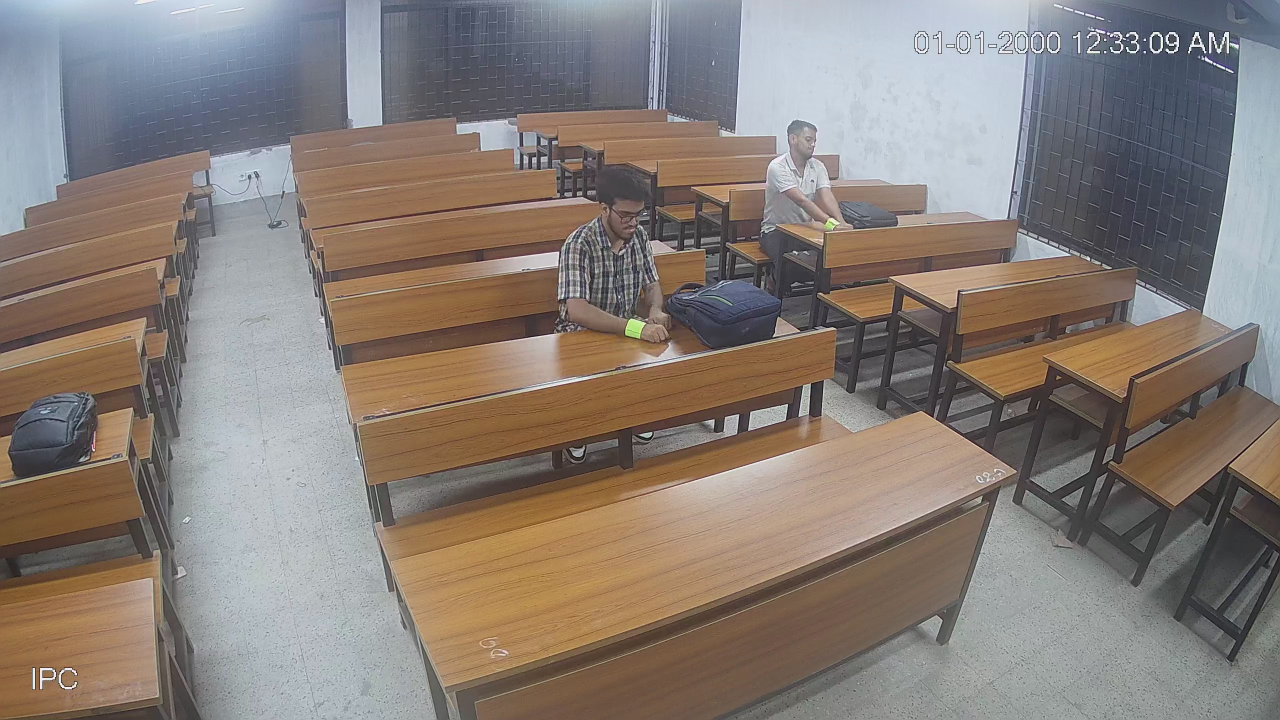
#> input picture frame 40 of data/working_1.mp4, 2560 x 1440 px (shown at 1/2 size)
$ python step_04.py
#> lines starting #> are read from the running program, lines starting #| are printed output that depends on the picture; after the words box and inside, x2 and y2 are one past the last pixel; in counts of white or black regions, pixels touching at a corner belong together
#> further down, frame is the input picture: shape (1440, 2560, 3); mean B, G, R 119.3, 125.6, 135.6
import cv2
import numpy as np
import pandas as pd
import os
from pathlib import Path

# === Configuration ===
video_path = "../data/working_1.mp4"         # Input video file
output_video_path = "../working_1_output_with_badges.mp4"
output_excel_path = "../working_1_badge_positions_tracked.xlsx"
resize_dim = (800, 600)
max_distance = 150
merge_distance = 80  # Distance threshold to merge IDs

# Badge color range (from step_02 calibration) - PERMISSIVE RANGE
lower_badge = np.array([35, 58, 219])
upper_badge = np.array([45, 255, 255])

# === PREPROCESSING STEPS FROM STEP_01 ===
def preprocess_frame(bgr_frame):
    """Apply the same preprocessing as step_01"""
    # Step 2: Convert to LAB
    lab = cv2.cvtColor(bgr_frame, cv2.COLOR_BGR2LAB)
#> lab: shape (600, 800, 3); mean of channels 0, 1, 2 135.2, 131.6, 133.1
    l_channel, a_channel, b_channel = cv2.split(lab)
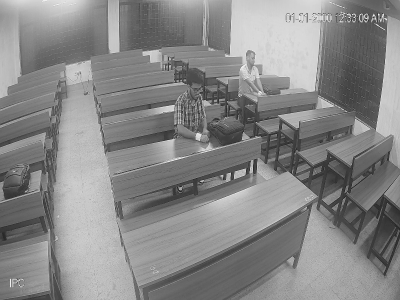
#> l_channel: shape (600, 800) (shown at 1/2 size); min 5, max 252, mean 135.2
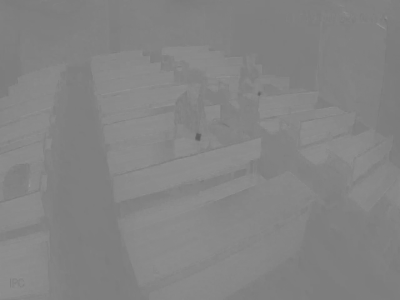
#> a_channel: shape (600, 800) (shown at 1/2 size); min 94, max 157, mean 131.6
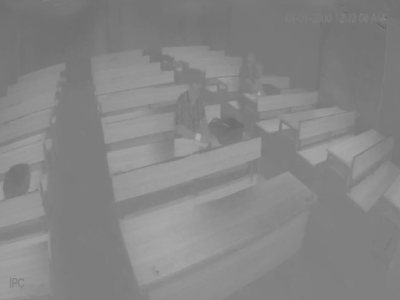
#> b_channel: shape (600, 800) (shown at 1/2 size); min 93, max 175, mean 133.1

    # Step 3: CLAHE on L channel (fix uneven lighting)
    clahe = cv2.createCLAHE(clipLimit=3.0, tileGridSize=(8, 8))
    l_channel = clahe.apply(l_channel)
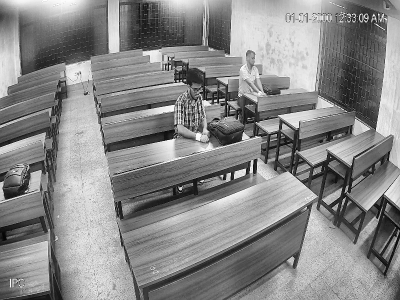
#> l_channel: shape (600, 800) (shown at 1/2 size); min 1, max 255, mean 136.3

    # Step 4: Convert LAB → BGR
    lab_processed = cv2.merge([l_channel, a_channel, b_channel])
#> lab_processed: shape (600, 800, 3); mean of channels 0, 1, 2 136.3, 131.6, 133.1
    bgr_processed = cv2.cvtColor(lab_processed, cv2.COLOR_LAB2BGR)
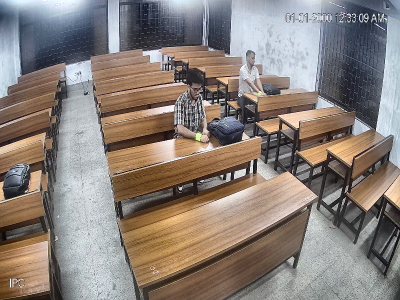
#> bgr_processed: shape (600, 800, 3) (shown at 1/2 size); mean B, G, R 121.4, 127.9, 138

    # Step 5: Apply Gamma Correction (fix dark/bright exposure)
    inv_gamma = 1.0 / 1.2
    table = np.array([((i / 255.0) ** inv_gamma) * 255 for i in np.arange(0, 256)]).astype("uint8")
    bgr_gamma = cv2.LUT(bgr_processed, table)

    # Step 6: Convert to HSV
    hsv = cv2.cvtColor(bgr_gamma, cv2.COLOR_BGR2HSV)
#> hsv: shape (600, 800, 3); mean H, S, V 61.2, 53.2, 157.3

    return hsv

# === Open Video ===
cap = cv2.VideoCapture(video_path)
if not cap.isOpened():
    raise FileNotFoundError(f"❌ Cannot open video: {video_path}")

fps = cap.get(cv2.CAP_PROP_FPS)
total_frames = int(cap.get(cv2.CAP_PROP_FRAME_COUNT))
print(f"🎥 Loaded: {video_path} | FPS: {fps} | Total frames: {total_frames}")

# === Prepare Writer ===
fourcc = cv2.VideoWriter_fourcc(*'mp4v')
out = cv2.VideoWriter(output_video_path, fourcc, fps, resize_dim)

# === Tracking State ===
hand_positions = {}  # id: (last_x, last_y)
next_id = 1

# === Storage for badge positions ===
records = []

def merge_close_hands(hand_positions, merge_distance):
    """
    Merge hands that are too close to each other, keeping the lower ID
    """
    if len(hand_positions) < 2:
        return hand_positions

    hand_ids = sorted(hand_positions.keys())
    merged_positions = hand_positions.copy()
    to_remove = set()

    for i in range(len(hand_ids)):
        id1 = hand_ids[i]
        if id1 in to_remove:
            continue

        x1, y1 = merged_positions[id1]

        for j in range(i + 1, len(hand_ids)):
            id2 = hand_ids[j]
            if id2 in to_remove:
                continue

            x2, y2 = merged_positions[id2]
            distance = np.sqrt((x1 - x2)**2 + (y1 - y2)**2)

            # If hands are too close, merge them (keep the lower ID)
            if distance < merge_distance:
                print(f"🔄 Merging ID {id2} into ID {id1} (distance: {distance:.1f})")
                to_remove.add(id2)
                # Update the position of the kept ID to the average position
                avg_x = int((x1 + x2) / 2)
                avg_y = int((y1 + y2) / 2)
                merged_positions[id1] = (avg_x, avg_y)

    # Remove merged IDs
    for id_to_remove in to_remove:
        del merged_positions[id_to_remove]

    return merged_positions

frame_idx = 0
while True:
    ret, frame = cap.read()
    if not ret:
        break
    frame_idx += 1
    time_sec = round(frame_idx / fps, 2)

    # === Resize ===
    frame = cv2.resize(frame, resize_dim)

    # === NEW: Apply preprocessing from step_01 ===
    hsv = preprocess_frame(frame)

    # === NEW: Create mask using badge color range ===
    mask = cv2.inRange(hsv, lower_badge, upper_badge)
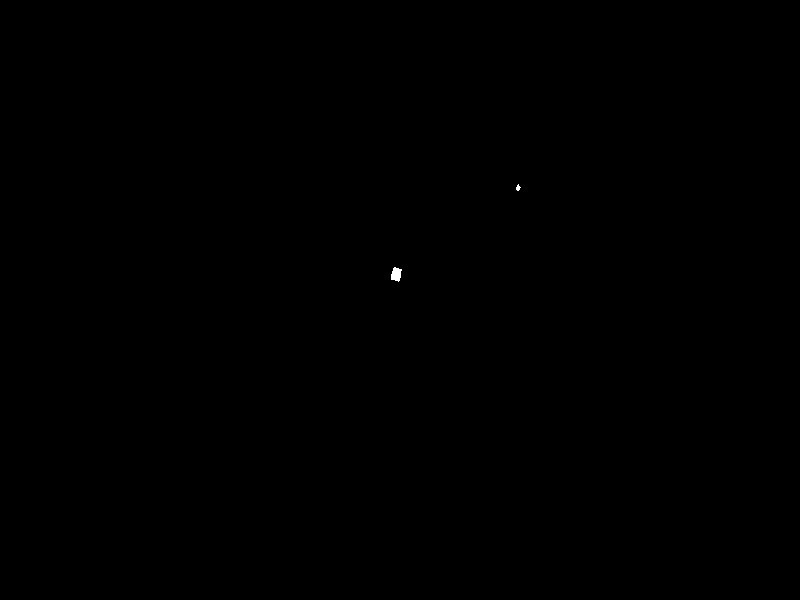
#> mask: shape (600, 800); 0.03% white; 2 white regions, box (x1, y1, x2, y2) and area: (391, 267, 402, 282) 117, (516, 184, 521, 191) 21

    # === Better morphological operations ===
    kernel_open = cv2.getStructuringElement(cv2.MORPH_ELLIPSE, (3, 3))
    kernel_close = cv2.getStructuringElement(cv2.MORPH_ELLIPSE, (7, 7))

    # Remove small noise
    mask = cv2.morphologyEx(mask, cv2.MORPH_OPEN, kernel_open, iterations=1)
#> mask: shape (600, 800); 0.03% white; 2 white regions (1 under 20 px)
    # Fill small holes
    mask = cv2.morphologyEx(mask, cv2.MORPH_CLOSE, kernel_close, iterations=1)

    # === Find Contours ===
    contours, _ = cv2.findContours(mask, cv2.RETR_EXTERNAL, cv2.CHAIN_APPROX_SIMPLE)
#> contours = 2 contours, 1 with area under 20; largest, box (x1, y1, x2, y2) and area: (391, 267, 402, 282) 96

    current_centroids = []
    for contour in contours:
        if cv2.contourArea(contour) > 5:  # Lower threshold for resized frames (catches distant badges)
            x, y, w, h = cv2.boundingRect(contour)

            # Calculate centroid
            M = cv2.moments(contour)
            if M['m00'] != 0:
                cx = int(M['m10'] / M['m00'])
                cy = int(M['m01'] / M['m00'])
                current_centroids.append((cx, cy))
#> this loop made 2 passes
#> (x, y, w, h, cx, cy) on passes 1 to 2: (391, 267, 11, 15, 395, 273), (516, 185, 5, 6, 517, 187)
#> after the loop, current_centroids = [(395, 273), (517, 187)]

    # === Track hands and assign IDs (Original Logic) ===
    used_ids = set()
    updated_hand_positions = {}

    # For each detected centroid in current frame, find closest existing hand
    for cx, cy in current_centroids:
        closest_id = None
        min_distance = max_distance

        # Find closest existing hand
        for hand_id, (prev_x, prev_y) in hand_positions.items():
            distance = np.sqrt((cx - prev_x)**2 + (cy - prev_y)**2)
            if distance < min_distance and hand_id not in used_ids:
                min_distance = distance
                closest_id = hand_id

        if closest_id is not None:
            # Assign to existing hand
            updated_hand_positions[closest_id] = (cx, cy)
            used_ids.add(closest_id)
        else:
            # Assign new ID
            updated_hand_positions[next_id] = (cx, cy)
            used_ids.add(next_id)
            next_id += 1
#> this loop made 2 passes
#> (cx, cy, next_id) on passes 1 to 2: (395, 273, 2), (517, 187, 3)
#> after the loop, next_id = 3; updated_hand_positions = {1: (395, 273), 2: (517, 187)}; used_ids = 2 items

    # Keep hands that weren't detected in this frame (maintain their last positions)
    for hand_id, position in hand_positions.items():
        if hand_id not in used_ids:
            updated_hand_positions[hand_id] = position

    # === NEW: Merge close hands to prevent duplicate IDs ===
    hand_positions = merge_close_hands(updated_hand_positions, merge_distance)
#> in merge_close_hands, `hand_ids = sorted(hand_positions.keys())`: hand_ids = [1, 2]
#> in merge_close_hands, `merged_positions = hand_positions.copy()`: merged_positions = {1: (395, 273), 2: (517, 187)}
#> the loop in merge_close_hands, `for i in range(len(hand_ids)):` made 2 passes
#> (id1, x1, y1) on passes 1 to 2: (1, 395, 273), (2, 517, 187)
#> after the loop in merge_close_hands, `for i in range(len(hand_ids)):`: to_remove = 0 items
#> hand_positions = {1: (395, 273), 2: (517, 187)}

    # === Draw bounding boxes and IDs ===
    for hand_id, (cx, cy) in hand_positions.items():
        # Find the contour that corresponds to this centroid
        contour_found = False
        for contour in contours:
            if cv2.contourArea(contour) > 5:
                M = cv2.moments(contour)
                if M['m00'] != 0:
                    contour_cx = int(M['m10'] / M['m00'])
                    contour_cy = int(M['m01'] / M['m00'])

                    # If this contour's centroid matches our tracked hand
                    if abs(contour_cx - cx) < 20 and abs(contour_cy - cy) < 20:  # Increased tolerance
                        x, y, w, h = cv2.boundingRect(contour)
                        cv2.rectangle(frame, (x, y), (x + w, y + h), (0, 0, 255), 2)
                        cv2.putText(frame, f"Hand {hand_id}", (x, y - 10),
                                    cv2.FONT_HERSHEY_SIMPLEX, 0.6, (0, 0, 255), 2)
                        cv2.circle(frame, (cx, cy), 5, (255, 0, 0), -1)
                        contour_found = True
                        break

        # If no contour found, still draw the centroid and ID
        if not contour_found:
            cv2.circle(frame, (cx, cy), 5, (0, 255, 255), -1)  # Yellow for predicted positions
            cv2.putText(frame, f"Hand {hand_id}", (cx + 10, cy),
                        cv2.FONT_HERSHEY_SIMPLEX, 0.6, (0, 255, 255), 2)
#> this loop made 2 passes
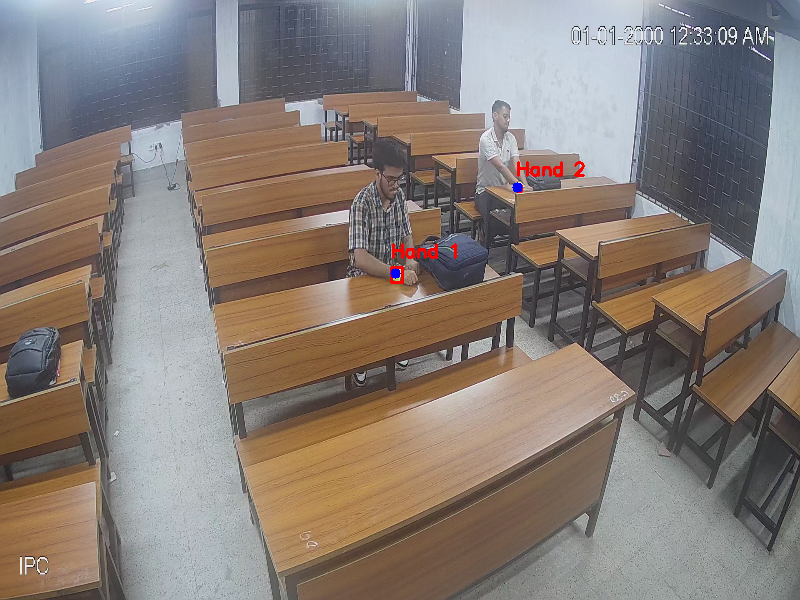
#> frame: shape (600, 800, 3); mean B, G, R 119.1, 125.2, 135.8

    # === Write frame with boxes to output video ===
    out.write(frame)

    # === Record Data ===
    record = {"second": time_sec}
    for hand_id, (cx, cy) in hand_positions.items():
        record[f"hand_{hand_id}_x"] = cx
        record[f"hand_{hand_id}_y"] = cy
#> this loop made 2 passes
#> after the loop, record = {'second': 0.04, 'hand_1_x': 395, 'hand_1_y': 273, 'hand_2_x': 517, 'hand_2_y': 187}
    records.append(record)

    if frame_idx % int(fps) == 0:
        detected_count = sum(1 for (cx, cy) in current_centroids)
        tracked_count = len(hand_positions)
        merge_count = len(updated_hand_positions) - len(hand_positions)  # How many were merged

        status_msg = f"⏱ Processed {frame_idx}/{total_frames} frames ({time_sec}s) | "
        status_msg += f"Detected: {detected_count} | Tracking: {tracked_count} badges"
        if merge_count > 0:
            status_msg += f" | Merged: {merge_count}"
        status_msg += f" | IDs: {list(hand_positions.keys())}"

        print(status_msg)

cap.release()
out.release()
cv2.destroyAllWindows()

# === Save Detected Coordinates to Excel ===
df = pd.DataFrame(records)

# Reorder columns for better readability
base_columns = ['second']
hand_columns = [col for col in df.columns if col.startswith('hand_')]
# Sort by hand ID
hand_columns_sorted = sorted(hand_columns, key=lambda x: int(x.split('_')[1]))

df = df[base_columns + hand_columns_sorted]
df.to_excel(output_excel_path, index=False)

print("\n✅ Done!")
print(f"📹 Output video saved at: {output_video_path}")
print(f"📊 Excel with hand coordinates saved at: {output_excel_path}")
print(f"🔢 Total unique hands tracked: {len(hand_positions)}")
print(f"📈 Maximum simultaneous hands: {max(len(record) - 1 for record in records)}")  # -1 for 'second' column

$ run again, starting later in the video
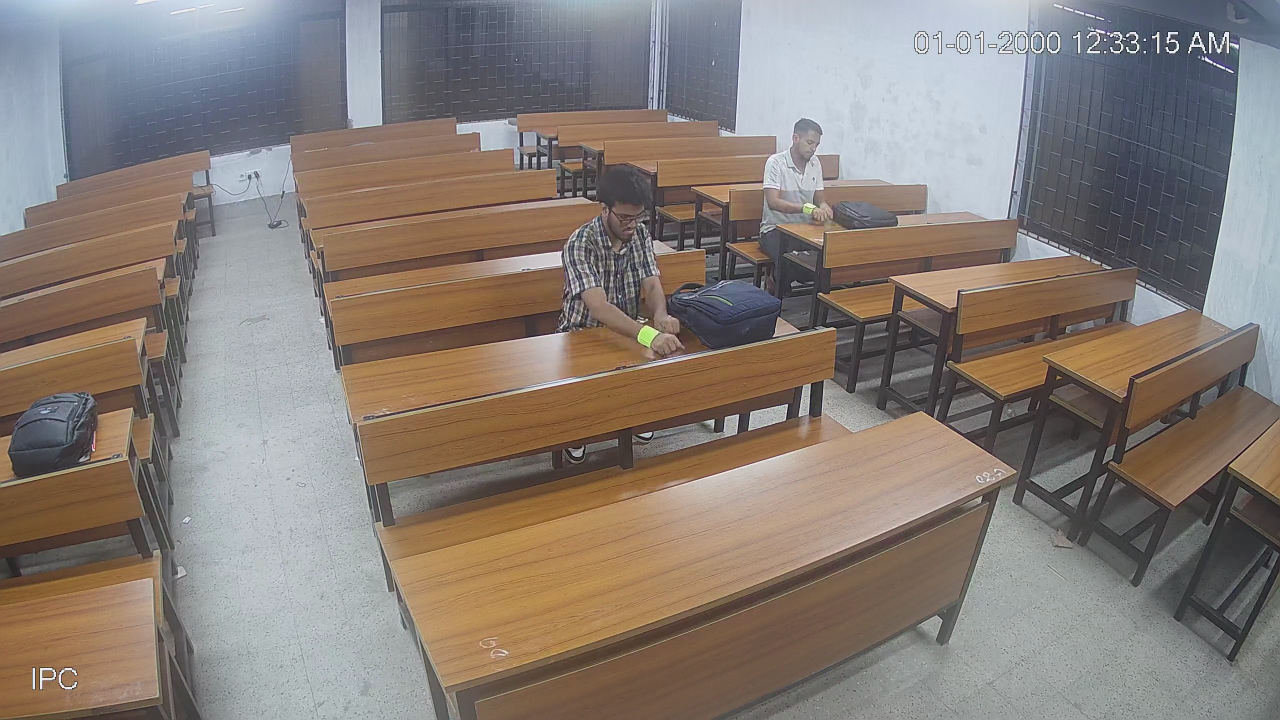
#> input picture frame 180 of data/working_1.mp4, 2560 x 1440 px (shown at 1/2 size)
#> frame is the input picture: shape (1440, 2560, 3); mean B, G, R 119.2, 125.5, 135.5
#> lab: shape (600, 800, 3); mean of channels 0, 1, 2 135.2, 131.6, 133.2
#> lab_processed: shape (600, 800, 3); mean of channels 0, 1, 2 136.3, 131.6, 133.2
#> in preprocess_frame, `bgr_processed = cv2.cvtColor(lab_processed, cv2.COLOR_LAB2BGR)`:
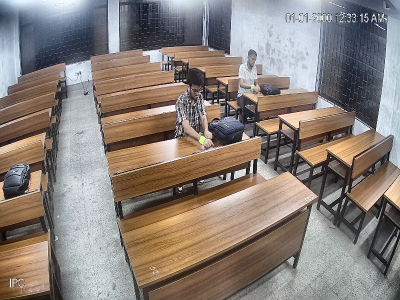
#> bgr_processed: shape (600, 800, 3) (shown at 1/2 size); mean B, G, R 121.3, 127.9, 137.9
#> hsv: shape (600, 800, 3); mean H, S, V 61.5, 53.3, 157.2
#> contours = 2 contours, 1 with area under 20; largest, box (x1, y1, x2, y2) and area: (399, 273, 409, 288) 97
#> the loop `for contour in contours:` made 2 passes
#> (x, y, w, h, cx, cy) on pass 1: (399, 273, 10, 15, 403, 279)
#> after the loop `for contour in contours:`: current_centroids = [(403, 279)]
#> the loop `for cx, cy in current_centroids:` made 1 pass
#> (cx, cy, next_id) on pass 1: (403, 279, 2)
#> after the loop `for cx, cy in current_centroids:`: next_id = 2; updated_hand_positions = {1: (403, 279)}; used_ids = 1 item
#> hand_positions = {1: (403, 279)}
#> the loop `for hand_id, (cx, cy) in hand_positions.items():` made 1 pass
#> (hand_id, cx, cy) on pass 1: (1, 403, 279)
#> after the loop `for hand_id, (cx, cy) in hand_positions.items():`:
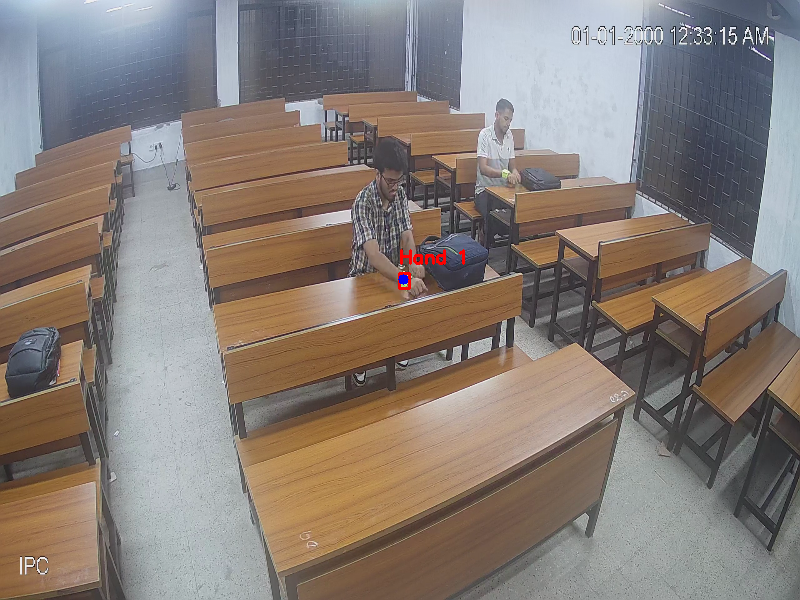
#> frame: shape (600, 800, 3); mean B, G, R 119, 125.3, 135.5
#> the loop `for hand_id, (cx, cy) in hand_positions.items():` made 1 pass
#> after the loop `for hand_id, (cx, cy) in hand_positions.items():`: record = {'second': 0.04, 'hand_1_x': 403, 'hand_1_y': 279}
